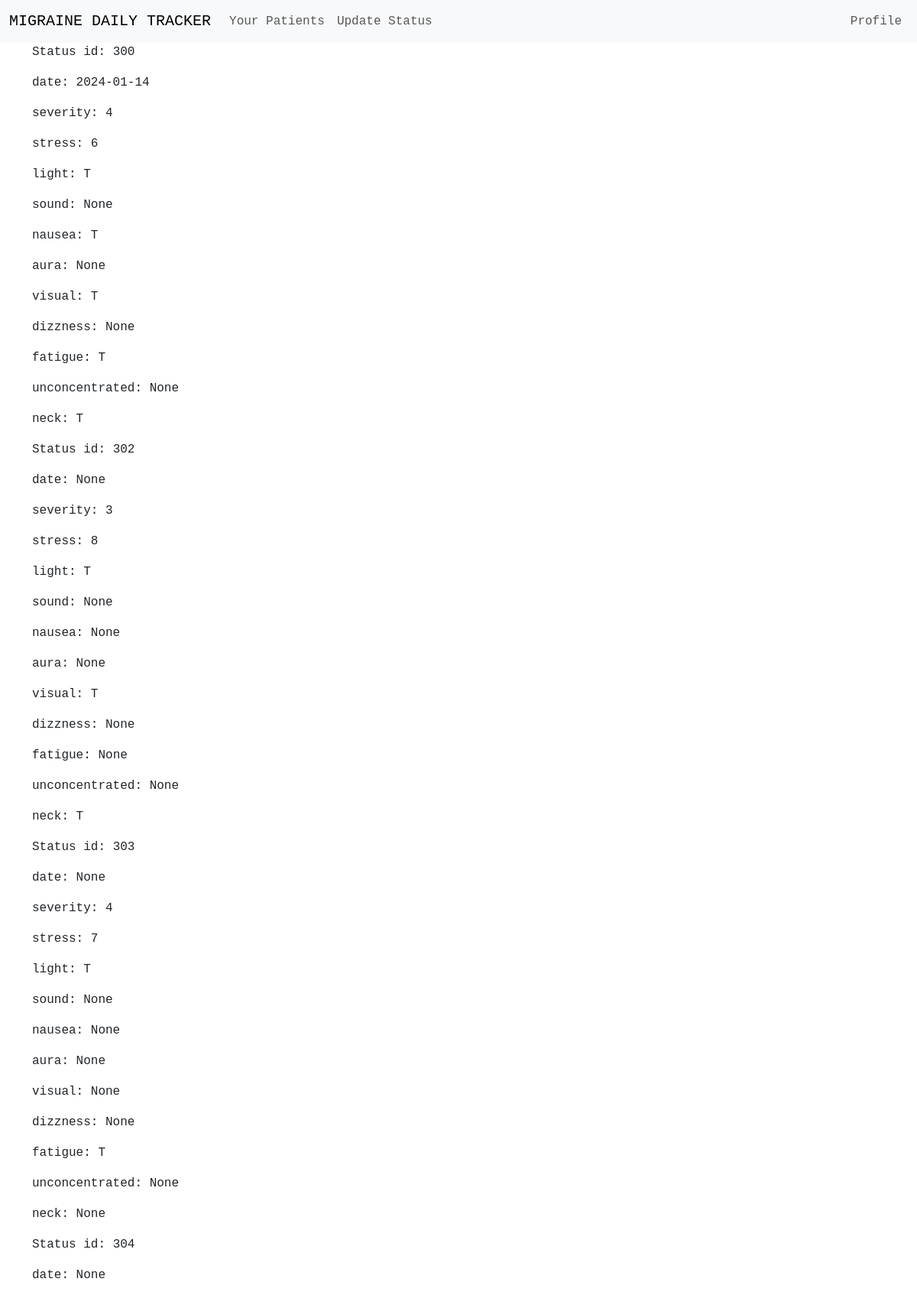
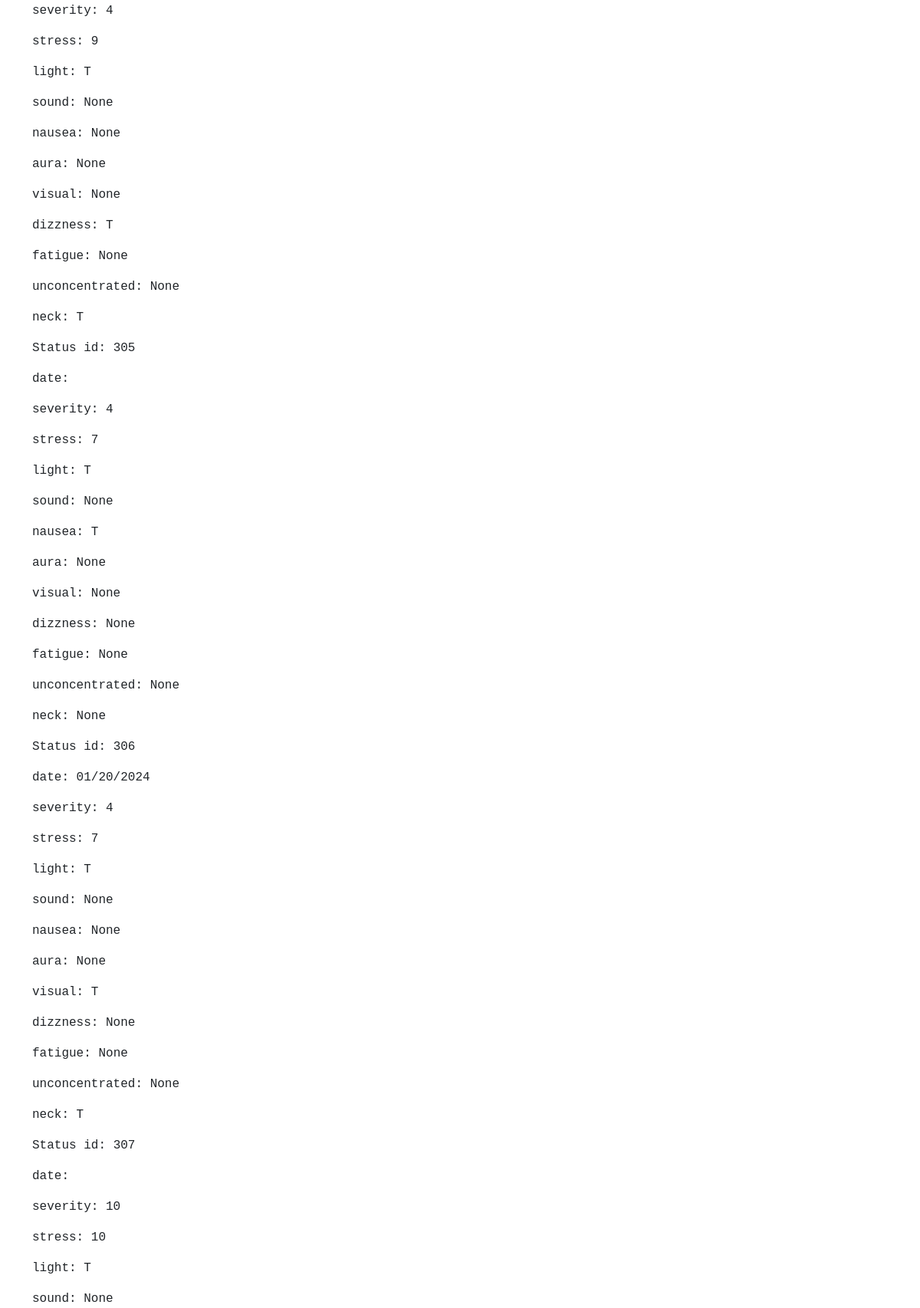
Page /user_details/100 (signed in, upper part) on the committed database (2 pictures, top to bottom).
### website/models.py (models this page shows)
class Status(db.Model):
    id = db.Column(db.Integer, primary_key=True, autoincrement=True)
    date = db.Column(db.String(150))
    severity = db.Column(db.Integer)
    stress = db.Column(db.Integer)
    light = db.Column(db.String(1))
    sound = db.Column(db.String(1))
    nausea = db.Column(db.String(1))
    aura = db.Column(db.String(1))
    visual = db.Column(db.String(1))
    dizzness = db.Column(db.String(1))
    fatigue = db.Column(db.String(1))
    unconcentrated = db.Column(db.String(1))
    neck = db.Column(db.String(1))
    user_id = db.Column(db.Integer, db.ForeignKey("user.id"))

### website/views.py (the view)
@views.route("/user_details/<int:user_id>")
@login_required
def user_details(user_id):
    print(user_id)
    if user_id:
        status_details = (
            db.session.query(
                Status.id,
                Status.date,
                Status.severity,
                Status.stress,
                Status.light,
                Status.sound,
                Status.nausea,
                Status.aura,
                Status.visual,
                Status.dizzness,
                Status.fatigue,
                Status.unconcentrated,
                Status.neck
            ).filter(
                Status.user_id == user_id
            ).all()
        )
        for i in status_details:
            print(i)
        return render_template("user_details.html", status_details=status_details)
    else:
        flash("User not found", "error")
        return redirect(url_for("views.care_home"))

### website/__init__.py (called while the page is built)
def create_app():
    app = Flask(__name__)
    app.config["SECRET_KEY"] = "heisenberg"
    app.config["SQLALCHEMY_DATABASE_URI"] = f"sqlite:///{DB_NAME}"
    db.init_app(app)
    from .views import views
    from .auth import auth
    app.register_blueprint(views, url_prefix="/")
    app.register_blueprint(auth, url_prefix="/")
    from .models import User, Caretaker, Admin
    create_database(app)
    login_manager = LoginManager()
    login_manager.login_view = "auth.login"
    login_manager.login_message = "User needs to be logged in to view this page"
    login_manager.login_message_category = "error"
    login_manager.init_app(app)
    @login_manager.user_loader
    def load_user(email):
        u = User.query.get(email)
        c = Caretaker.query.get(email)
        a = Admin.query.get(email)
        return u or c or a
    return app

### website/templates/user_details.html
{% extends "care_base.html" %}
{% block body %}
    {% for i in status_details %}
        <p>Status id: {{ i[0] }}</p>
        <p>date: {{ i[1] }}</p>
        <p>severity: {{ i[2] }}</p>
        <p>stress: {{ i[3] }}</p>
        <p>light: {{ i[4] }}</p>
        <p>sound: {{ i[5] }}</p>
        <p>nausea: {{ i[6] }}</p>
        <p>aura: {{ i[7] }}</p>
        <p>visual: {{ i[8] }}</p>
        <p>dizzness: {{ i[9] }}</p>
        <p>fatigue: {{ i[10] }}</p>
        <p>unconcentrated: {{ i[11] }}</p>
        <p>neck: {{ i[12] }}</p>
    {% endfor %}
{% endblock %}

### rows in the picture
Status: id "300", date "2024-01-14", severity "4", stress "6", light "T", i "None", nausea "T", visual "T", fatigue "T", neck "T"
Status: id "302", i "None", severity "3", stress "8", light "T", visual "T", neck "T"
Status: id "303", i "None", severity "4", stress "7", light "T", fatigue "T"
Status: id "304", i "None", severity "4", stress "9", light "T", dizzness "T", neck "T"
Status: id "305", severity "4", stress "7", light "T", i "None", nausea "T"
Status: id "306", date "01/20/2024", severity "4", stress "7", light "T", i "None", visual "T", neck "T"
Status: id "307", severity "10", stress "10", light "T", i "None"
